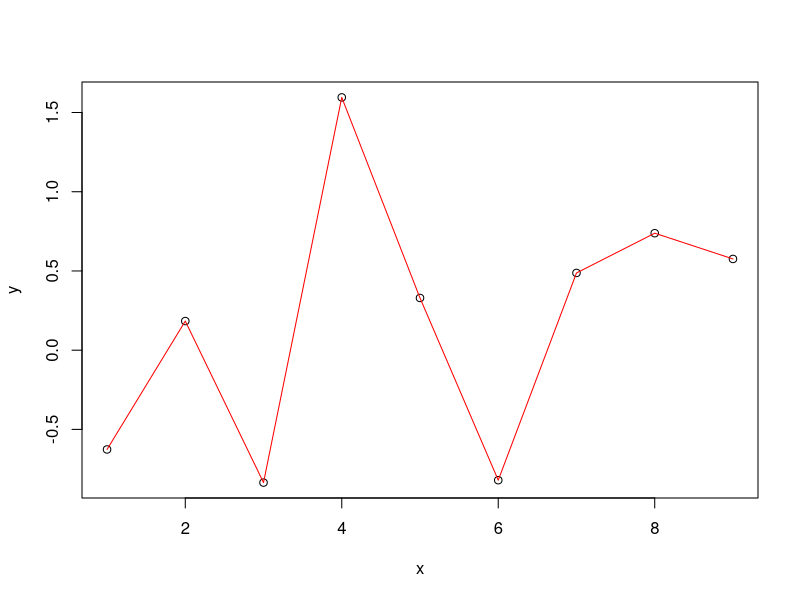
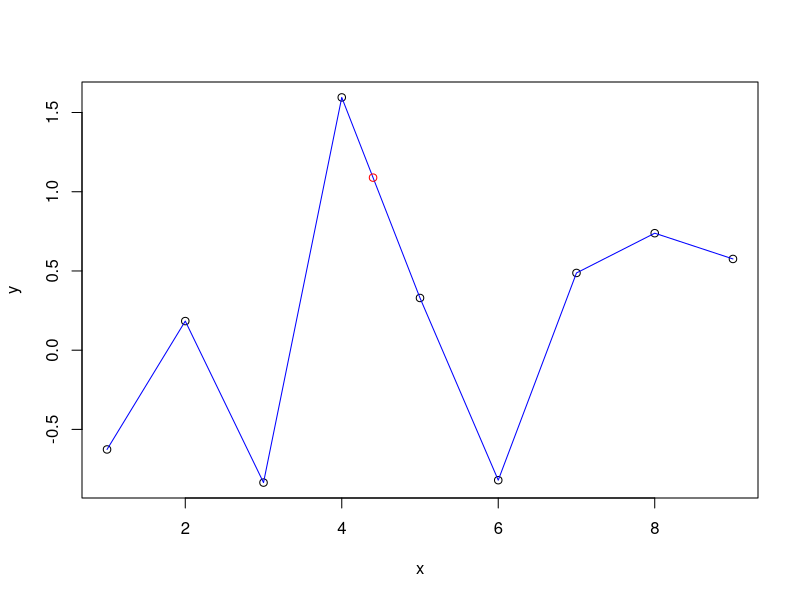
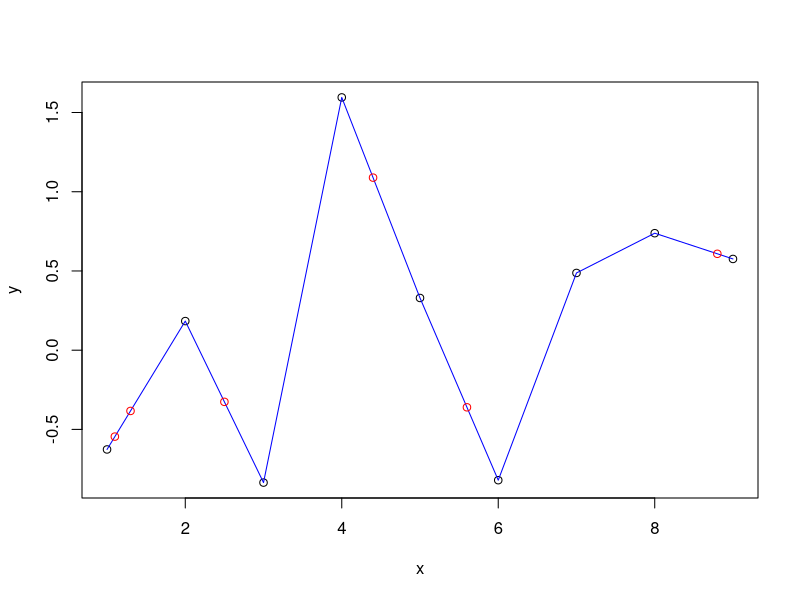
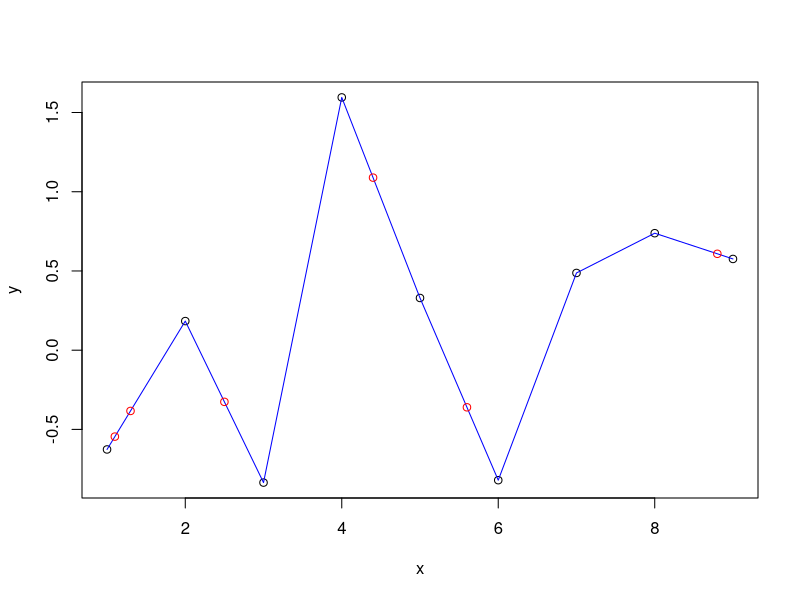
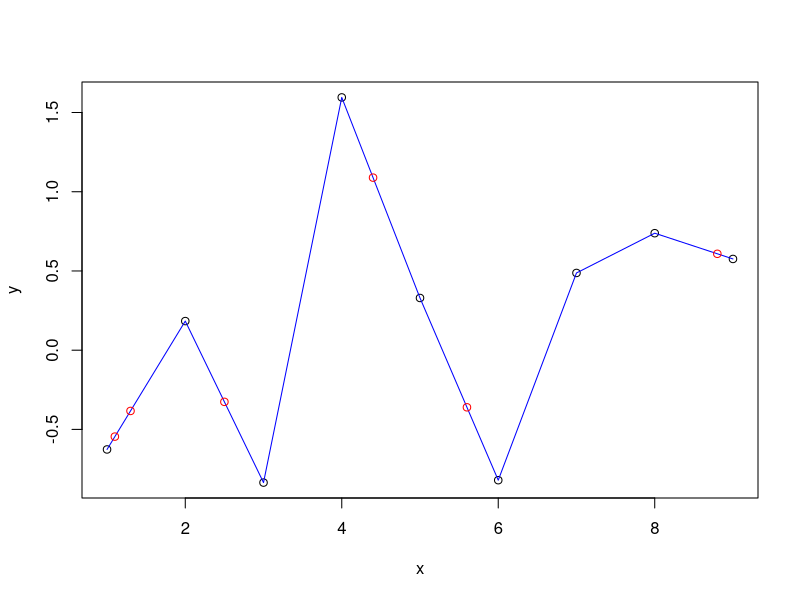
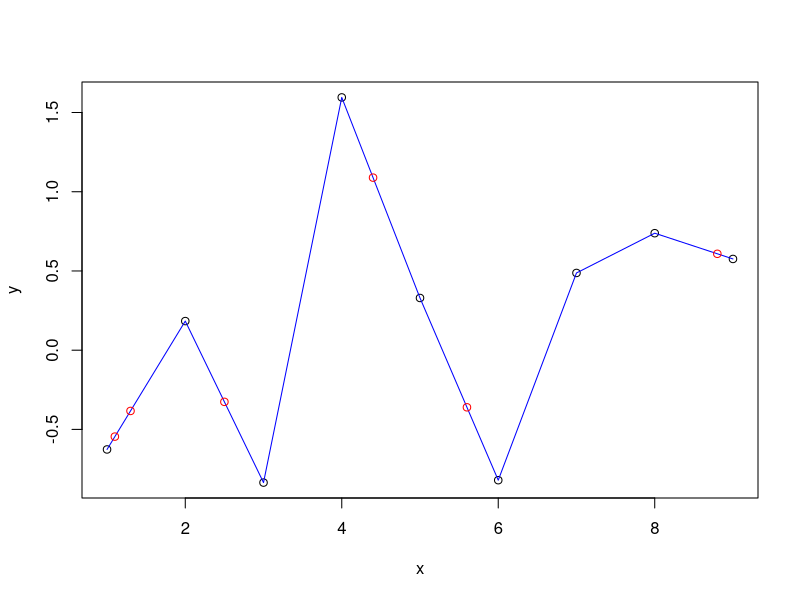

Source code (R) for these figures, in order: (Note: this script raises an error after producing the figures.)
## ---- chunk 1
set.seed(1)
n <- 9
x <- 1:n # x = 1, 2, 3, ..., 9
y <- rnorm(n) # generate y from standard normal
plot(x, y)
lines(x, y, col = "red")
## ---- chunk 2
# interpolation at x = 4.4
xout <- 4.4
which(x < xout) # find indices for x < x_out
max(which(x < xout)) # max index
id <- max(which(x < xout)) # id <- max index
yout <- y[id] + (y[id+1] - y[id])/(x[id+1] - x[id])*(xout - x[id])

# visualize
plot(x, y)
lines(x, y, col = "blue")
points(xout, yout, col = "red")
## ---- chunk 3
xout <- c(1.1, 1.3, 2.5, 4.4, 5.6, 8.8)
yout <- NULL

# Loop
for(i in 1:length(xout)){
id <- max(which(x < xout[i]))
yout[i] <- y[id] + (y[id+1] - y[id])/(x[id+1] - x[id])*(xout[i] - x[id])
}

# visualize
plot(x, y)
lines(x, y, col = "blue")
points(xout, yout, col = "red")
## ---- chunk 4
# Vectorized
func1 <- function(xout){
id <- max(which(x < xout))
yout <- y[id] + (y[id+1] - y[id])/(x[id+1] - x[id])*(xout - x[id])
}
yout <- sapply(xout, func1)

# visualize
plot(x, y)
lines(x, y, col = "blue")
points(xout, yout, col = "red")
## ---- chunk 5
# method 1
yout <- approx(x,y,xout = xout)$y

# visualize
plot(x, y)
lines(x, y, col = "blue")
points(xout, yout, col = "red")
## ---- chunk 6
# method 2
yout.fun <- approxfun(x, y, method = 'linear')# function
yout <- yout.fun(xout)

# visualize
plot(x, y)
lines(x, y, col = "blue")
points(xout, yout, col = "red")
## ---- chunk 7
theta
## ---- chunk 8
A <- cbind(1, x-x[1], (x-x[1])^2, pmax(outer(x, x[-n], "-"), 0)^3) # outer(x,x,"-") generates matrix M with M_ij = (x_i - x_j)
A <- rbind(A, 0, 0) # initialize last 2 row
A[c(n+1,n+2), 3] <- 2
A[n+2, 4:(n+2)] <- 6*(x[n] - x[-n]) # last row
z <- c(y, 0, 0)
theta <- solve(A,z) # solve linear system

# set up the model
a <- theta[1]
b <- theta[2]
c <- theta[3]
d <- theta[-c(1,2,3)]
yout <- as.vector(a + b*(xout-x[1]) + c*(xout-x[1])^2 + pmax(outer(xout, x[-n], "-"), 0)^3%*%d)

# visualize
plot(x, y)
lines(x, y, col = "blue")
points(xout, yout, col = "red")
## ---- chunk 9
set.seed(1)
# method 1
yout.s <- spline(x,y, xout = xout, method = "natural")
yout <- yout.s$y

# method 2
yout.s.fun <- splinefun(x, y, method = "natural")
yout.s.fun(xout)

# visualize
plot(x, y)
lines(seq(1,9,by=0.1),yout.s.fun(seq(1,9,by=0.1)), col = "blue")
points(xout, yout.s.fun(xout), col = "blue")
## ---- chunk 10
# Define the coordinates of the trapezoid's vertices
trapezoid_x <- c(0.3, 0.7, 0.9, 0.1, 0.3)
trapezoid_y <- c(0.3, 0.3, 0.7, 0.7, 0.3)

# Set up the plotting window
plot(NULL, type = "n", xlim = c(0, 1), ylim = c(0, 1), axes = FALSE, xlab = "", ylab = "")

# Draw the trapezoid using the polygon() function
polygon(trapezoid_x, trapezoid_y, col = "blue", border = "black")
## ---- chunk 11
f <- function(x)(x^3-8)*dnorm(x) # define integrand function
a <- 2 # lower bound of x
b <- 10 # upper bound of x
curve(f, from = a, to = b)
## ---- chunk 12
# Define the function
f <- function(x) (x^3 - 8) * dnorm(x)

# Define the integration interval and trapezoid vertices
a <- 2.5
b <- 3.5
trapezoid_x <- c(a, b, b, a)
trapezoid_y <- c(f(a), f(b), 0, 0)

# Set up the plotting window
plot(f, type = "n", xlim = c(2, 10), ylim = c(0, 0.2), xlab = "x", ylab = "f(x)")

# Draw the curve of the function
curve(f, add = TRUE, col = "blue", lwd = 2)

# Draw the trapezoid using the polygon() function
polygon(trapezoid_x, trapezoid_y, col = rgb(0.8, 0.8, 0.8, 0.5), border = "black")

# Add labels for the trapezoid vertices
text(trapezoid_x[1], trapezoid_y[1], paste("(", a, ",", round(f(a), 2), ")", sep = ""), pos = 3)
text(trapezoid_x[2], trapezoid_y[2], paste("(", b, ",", round(f(b), 2), ")", sep = ""), pos = 3)

## ---- chunk 13
n <- 1000
x <- seq(a, b, length.out = n+1)
(b - a)/n*(sum(f(x)) - 0.5*f(a) - 0.5*f(b))
## ---- chunk 14
# Define the function
f <- function(x) (x^3 - 8) * dnorm(x)

# Define the integration interval and the number of subintervals
a <- 2.5
b <- 3.5
n <- 2

# Calculate the width of the subintervals
h <- (b - a) / n

# Calculate the x values for each subinterval
x_values <- seq(a, b, by = h)

# Set up the plotting window
plot(f, type = "n", xlim = c(2, 4), ylim = c(-0.2, 0.2), xlab = "x", ylab = "f(x)")

# Draw the curve of the function
curve(f, add = TRUE, col = "blue", lwd = 2)

# Draw the parabolic segments and shaded areas
for (i in seq(1, n, by = 2)) {
  x1 <- x_values[i]
  x2 <- x_values[i + 1]
  x3 <- x_values[i + 2]

  y1 <- f(x1)
  y2 <- f(x2)
  y3 <- f(x3)

  parabola_points <- get_parabola_points(x1, y1, x2, y2, x3, y3)
  polygon(c(parabola_points$x, rev(parabola_points$x)), c(parabola_points$y, rep(0, length(parabola_points$y))), col = rgb(0.8, 0.8, 0.8, 0.5), border = NA)

  lines(parabola_points$x, parabola_points$y, col = "red", lwd = 2)
}

# Function to get the points for drawing the parabolic segments
get_parabola_points <- function(x1, y1, x2, y2, x3, y3) {
  t <- seq(0, 1, length.out = 100)
  x <- x1 * (1 - t)^2 + 2 * x2 * t * (1 - t) + x3 * t^2
  y <- y1 * (1 - t)^2 + 2 * y2 * t * (1 - t) + y3 * t^2
  return(data.frame(x = x, y = y))
}

# Draw vertical lines and points at the nodes
for (i in 1:(n + 1)) {
  x <- x_values[i]
  y <- f(x)
  points(x, y, col = "black", pch = 19)
  segments(x, y, x, 0, col = "black", lty = 2)
}

# Add labels for the nodes
for (i in 1:(n + 1)) {
  x <- x_values[i]
  y <- f(x)
  text(x, y, paste("(", round(x, 1), ",", round(y, 2), ")", sep = ""), pos = 3)
}

## ---- chunk 15
f <- function(x)(x^3-8)*dnorm(x) # define integrand function
a <- 2 # lower bound for x
b <- 10 # upper bound for x
n <- 1000
x <- seq(a, b, length.out = n+1)
as.vector((b - a)/(3*n)*c(1,rep(c(4,2),n/2)[-n],1)%*%f(x))
## ---- chunk 16
f <- function(x)(x^3-8)*dnorm(x)# define integrand function
integrate(f, 2, 10)
s <- integrate(f, 2, 10)
s$value
